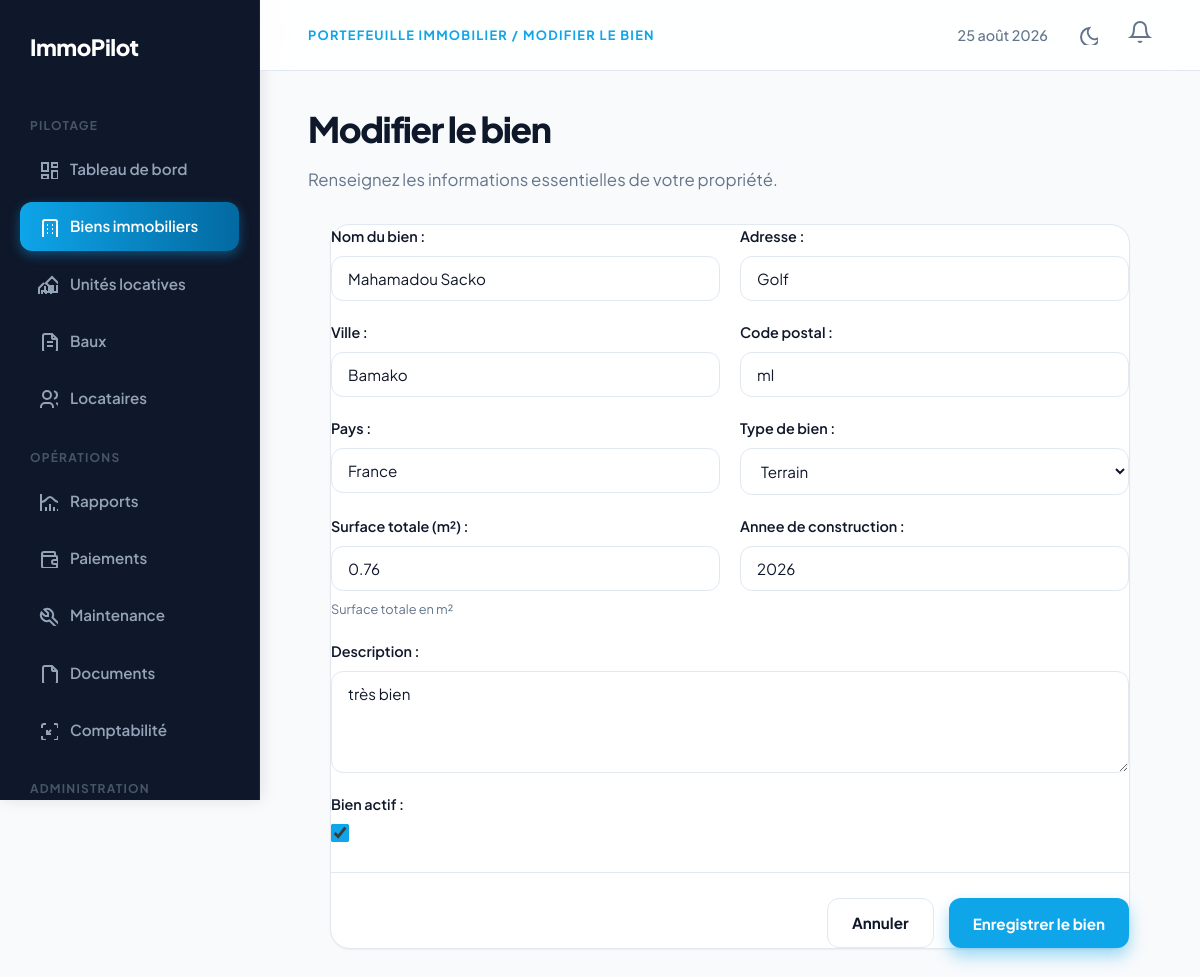
Page /biens/1/modifier/ (signed in) on the committed database.
### Comptes/models.py (models this page shows, shortened)
class SiteSettings(models.Model):
    app_name = models.CharField(max_length=100, default='ImmoPilot', verbose_name='Nom de l\'application')
    logo = models.ImageField(upload_to='settings/', null=True, blank=True, verbose_name='Logo de l\'application')
    primary_color = models.CharField(max_length=20, default='#0ea5e9', verbose_name='Couleur principale')
    class Meta:
        verbose_name = 'Paramètre du site'
        verbose_name_plural = 'Paramètres du site'
    @classmethod
    def load(cls):
        obj, created = cls.objects.get_or_create(pk=1)
        return obj

### Proprietes/models.py (models this page shows, shortened)
class Property(models.Model):
    PROPERTY_TYPE_CHOICES = [
        ('apartment', 'Appartement'),
        ('house', 'Maison'),
        ('commercial', 'Commercial'),
        ('parking', 'Parking'),
        ('land', 'Terrain'),
    ]
    owner = models.ForeignKey(
        settings.AUTH_USER_MODEL,
        on_delete=models.CASCADE,
        related_name='properties'
    )
    name = models.CharField(max_length=200, verbose_name="Nom du bien")
    address = models.CharField(max_length=255, verbose_name="Adresse")
    city = models.CharField(max_length=100, verbose_name="Ville")
    postal_code = models.CharField(max_length=20, verbose_name="Code postal")
    country = models.CharField(max_length=100, default='France', verbose_name="Pays")
    property_type = models.CharField(max_length=20, choices=PROPERTY_TYPE_CHOICES, verbose_name="Type de bien")
    total_area = models.DecimalField(max_digits=8, decimal_places=2, help_text="Surface totale en m²", verbose_name="Surface totale")
    year_built = models.IntegerField(null=True, blank=True, verbose_name="Année de construction")
    description = models.TextField(blank=True, verbose_name="Description")
    is_active = models.BooleanField(default=True, verbose_name="Actif")
    created_at = models.DateTimeField(auto_now_add=True, verbose_name="Créé le")
    updated_at = models.DateTimeField(auto_now=True, verbose_name="Mis à jour le")
    class Meta:
        db_table = 'properties_property'
        ordering = ['-created_at']
        indexes = [
            models.Index(fields=['city', 'postal_code']),
            models.Index(fields=['owner', 'is_active']),
        ]

### Proprietes/views.py (the view)
# urls.py: path('<int:pk>/modifier/', views.property_update, name='property_update'),
@login_required
def property_update(request, pk):
	property = get_object_or_404(Property, pk=pk, owner=request.user)
	form = PropertyForm(request.POST or None, instance=property)
	if request.method == 'POST' and form.is_valid():
		form.save()
		messages.success(request, 'Les informations du bien ont ete mises a jour.')
		return redirect('property_list')
	return render(request, 'properties/property_form.html', {'form': form, 'page_title': 'Modifier le bien', 'property': property})

### Comptes/context_processors.py (called while the page is built)
def notifications(request):
    if request.user.is_authenticated:
        unread_notifications = Notification.objects.filter(user=request.user, is_read=False)
        return {'unread_notifications': unread_notifications, 'unread_notifications_count': unread_notifications.count()}
    return {'unread_notifications': [], 'unread_notifications_count': 0}

def site_settings_processor(request):
    return {
        'site_settings': SiteSettings.load()
    }

### templates/properties/property_form.html (shortened to what this page needs)
{% extends "base.html" %}
{% block eyebrow %}Portefeuille immobilier / {{ page_title }}{% endblock %}
{% block content %}
<h1>{{ page_title }}</h1>
<p class="intro">Renseignez les informations essentielles de votre propriété.</p>
<form class="form-panel" method="post">{% csrf_token %}
<div class="form-grid">
{% for field in form %}<div class="field{% if field.name == 'description' %} full{% endif %}">{{ field.label_tag }}{{ field }}{% if field.help_text %}<span class="help">{{ field.help_text }}</span>{% endif %}{{ field.errors }}</div>{% endfor %}
</div>
<div class="form-actions"><a class="button" href="{% url 'property_list' %}">Annuler</a><button class="button primary" type="submit">Enregistrer le bien</button></div>
</form>
{% endblock %}

### templates/includes/sidebar.html (shortened to what this page needs)
<aside class="app-sidebar">
<a class="side-brand" href="{% url 'dashboard' %}">
  {{ site_settings.app_name }}
</a>
<div class="side-label">Pilotage</div>
<nav>
<a class="{% if request.resolver_match.url_name == 'dashboard' %}active{% endif %}" href="{% url 'dashboard' %}">
  <svg width="20" height="20" fill="none" stroke="currentColor" stroke-width="2"><path d="M4 4h6v8H4z"></path><path d="M4 16h6v4H4z"></path><path d="M14 12h6v8h-6z"></path><path d="M14 4h6v4h-6z"></path></svg>
  Tableau de bord
</a>
<a class="{% if '/biens/unites' not in request.path and '/biens/' in request.path %}active{% endif %}" href="{% url 'property_list' %}">
  Biens immobiliers
</a>
<a class="{% if '/biens/unites' in request.path %}active{% endif %}" href="{% url 'unit_list' %}">
  <svg width="20" height="20" fill="none" stroke="currentColor" stroke-width="2"><path d="M8 9l5 5v7h-5v-4H4v4H1v-7l5 -5m1 1l7 -7l9 9h-4v6h-4v-6h-4v6h-4v-6"></path></svg>
  Unités locatives
</a>
<a class="{% if '/baux/' in request.path %}active{% endif %}" href="{% url 'lease_list' %}">
  <svg width="20" height="20" fill="none" stroke="currentColor" stroke-width="2"><path d="M14 3v4a1 1 0 0 0 1 1h4"></path><path d="M17 21h-10a2 2 0 0 1 -2 -2v-14a2 2 0 0 1 2 -2h7l5 5v11a2 2 0 0 1 -2 2z"></path><path d="M9 15h6"></path><path d="M9 11h6"></path></svg>
  Baux
</a>
<a class="{% if '/baux/crm/' in request.path %}active{% endif %}" href="{% url 'tenant_crm' %}">
  <svg width="20" height="20" fill="none" stroke="currentColor" stroke-width="2"><path d="M9 7m-4 0a4 4 0 1 0 8 0a4 4 0 1 0 -8 0"></path><path d="M3 21v-2a4 4 0 0 1 4 -4h4a4 4 0 0 1 4 4v2"></path><path d="M16 3.13a4 4 0 0 1 0 7.75"></path><path d="M21 21v-2a4 4 0 0 0 -3 -3.85"></path></svg>
  Locataires
</a>
</nav>
<div class="side-label">Opérations</div>
<nav>
<a class="{% if '/rapports/' in request.path %}active{% endif %}" href="{% url 'business_report' %}">
  <svg width="20" height="20" fill="none" stroke="currentColor" stroke-width="2"><path d="M3 3v18h18"></path><path d="M20 18v3"></path><path d="M16 16v5"></path><path d="M12 13v8"></path><path d="M8 16v5"></path><path d="M3 11c6 0 5 -5 9 -5s3 5 9 5"></path></svg>
  Rapports
</a>
<a class="{% if '/paiements/' in request.path %}active{% endif %}" href="{% url 'payment_list' %}">
  <svg width="20" height="20" fill="none" stroke="currentColor" stroke-width="2"><path d="M17 8v-3a1 1 0 0 0 -1 -1h-10a2 2 0 0 0 0 4h12a1 1 0 0 1 1 1v3m0 4v3a1 1 0 0 1 -1 1h-12a2 2 0 0 1 -2 -2v-12"></path><path d="M20 12v4h-4a2 2 0 0 1 0 -4h4"></path></svg>
  Paiements
</a>
<a class="{% if '/maintenance/' in request.path %}active{% endif %}" href="{% url 'maintenance_list' %}">
  <svg width="20" height="20" fill="none" stroke="currentColor" stroke-width="2"><path d="M7 10h3v-3l-3.5 -3.5a6 6 0 0 1 8 8l6 6a2 2 0 0 1 -3 3l-6 -6a6 6 0 0 1 -8 -8l3.5 3.5"></path></svg>
  Maintenance
</a>
<a class="{% if '/documents/' in request.path %}active{% endif %}" href="{% url 'document_list' %}">
  <svg width="20" height="20" fill="none" stroke="currentColor" stroke-width="2"><path d="M14 3v4a1 1 0 0 0 1 1h4"></path><path d="M17 21h-10a2 2 0 0 1 -2 -2v-14a2 2 0 0 1 2 -2h7l5 5v11a2 2 0 0 1 -2 2z"></path></svg>
  Documents
</a>
<a class="{% if '/comptabilite/' in request.path %}active{% endif %}" href="{% url 'transaction_list' %}">
  <svg width="20" height="20" fill="none" stroke="currentColor" stroke-width="2"><path d="M4 8v-2a2 2 0 0 1 2 -2h2"></path><path d="M4 16v2a2 2 0 0 0 2 2h2"></path><path d="M16 4h2a2 2 0 0 1 2 2v2"></path><path d="M16 20h2a2 2 0 0 0 2 -2v-2"></path><path d="M9 10v4h4"></path><path d="M13 10l-4 4"></path></svg>
  Comptabilité
</a>
</nav>
{% if request.user.is_authenticated %}
  {% if request.user.role == 'admin' or request.user.role == 'owner' %}
  <div class="side-label">Administration</div>
  {% endif %}
{% endif %}
</aside>

### static/css/design_system.css (style rules this page uses)
:root { --bg-app: #f8fafc; --bg-sidebar: #0f172a; --bg-card: #ffffff; --primary: #0ea5e9; --primary-hover: #0284c7; --primary-glow: rgba(14, 165, 233, 0.4); --accent: #10b981; --accent-glow: rgba(16, 185, 129, 0.4); --danger: #ef4444; --warning: #f59e0b; --text-main: #0f172a; --text-muted: #64748b; --text-sidebar: #94a3b8; --text-sidebar-hover: #f1f5f9; --border-color: #e2e8f0; --shadow-sm: 0 1px 2px 0 rgba(0, 0, 0, 0.05); --shadow-md: 0 4px 6px -1px rgba(0, 0, 0, 0.1), 0 2px 4px -1px rgba(0, 0, 0, 0.06); --shadow-lg: 0 10px 15px -3px rgba(0, 0, 0, 0.1), 0 4px 6px -2px rgba(0, 0, 0, 0.05); --shadow-hover: 0 20px 25px -5px rgba(0, 0, 0, 0.1), 0 10px 10px -5px rgba(0, 0, 0, 0.04); --glass-bg: rgba(255, 255, 255, 0.85); --glass-border: rgba(255, 255, 255, 0.3); --font-sans: 'Plus Jakarta Sans', sans-serif; }
body, .app-sidebar, .premium-card, .panel, .stat, .metric, .card, .mini-card, .form-panel, .empty-box, header.top-header { transition: background-color 0.3s ease, border-color 0.3s ease, color 0.3s ease, box-shadow 0.3s ease; }
* { box-sizing: border-box; margin: 0; padding: 0; }
body { font-family: var(--font-sans); background: var(--bg-app); color: var(--text-main); line-height: 1.6; -webkit-font-smoothing: antialiased; }
a { color: inherit; text-decoration: none; }
aside.app-sidebar { background: var(--bg-sidebar); color: var(--text-sidebar); padding: 30px 20px; display: flex; flex-direction: column; position: sticky; top: 0; height: 100vh; overflow-y: auto; border-right: 1px solid rgba(255, 255, 255, 0.05); box-shadow: 2px 0 15px rgba(0,0,0,0.1); }
.side-brand { color: #fff; font-size: 1.4rem; font-weight: 800; letter-spacing: -0.02em; padding: 0 10px 30px; display: block; }
.side-label { color: #475569; font-size: 0.75rem; font-weight: 700; letter-spacing: 0.1em; padding: 20px 10px 10px; text-transform: uppercase; }
.app-sidebar nav { display: grid; gap: 4px; }
.app-sidebar nav a { display: flex; align-items: center; gap: 12px; padding: 12px 18px; color: var(--text-sidebar); text-decoration: none; border-radius: 12px; margin-bottom: 5px; font-weight: 600; font-size: 0.95rem; transition: all 0.2s cubic-bezier(0.4, 0, 0.2, 1); }
.app-sidebar nav a.active { background: linear-gradient(90deg, var(--primary) 0%, #0369a1 100%); color: #fff; box-shadow: 0 4px 12px var(--primary-glow); }
h1 { font-size: 2.2rem; font-weight: 800; letter-spacing: -0.04em; margin-bottom: 10px; color: var(--text-main); }
.intro { color: var(--text-muted); font-size: 1.05rem; margin-bottom: 30px; }
.premium-card, .panel, .stat, .metric, .card, .mini-card, .form-panel, .empty-box { background: var(--bg-card); border: 1px solid var(--border-color); border-radius: 20px; box-shadow: var(--shadow-sm); transition: all 0.3s cubic-bezier(0.4, 0, 0.2, 1); position: relative; }
.button, .primary, .btn { display: inline-flex; align-items: center; justify-content: center; padding: 12px 24px; border-radius: 12px; font-weight: 700; font-size: 0.95rem; transition: all 0.3s cubic-bezier(0.4, 0, 0.2, 1); cursor: pointer; border: none; font-family: inherit; }
.primary, .btn-primary { background: var(--primary); color: #fff; box-shadow: 0 8px 16px var(--primary-glow); }
.button:not(.primary):not(.btn-primary) { background: #fff; border: 1px solid var(--border-color); color: var(--text-main); }
.form-panel { max-width: 800px; margin: 0 auto; }
.form-grid { display: grid; grid-template-columns: repeat(2, 1fr); gap: 20px; }
.field { display: flex; flex-direction: column; gap: 8px; }
.field.full { grid-column: 1 / -1; }
.field label { font-size: 0.9rem; font-weight: 600; color: var(--text-main); }
.field-input, input[type="text"], input[type="email"], input[type="password"], select, textarea { padding: 12px 16px; border: 1px solid var(--border-color); border-radius: 12px; font-family: inherit; font-size: 0.95rem; background: var(--bg-card); color: var(--text-main); transition: all 0.2s; }
.field-checkbox { width: 18px; height: 18px; accent-color: var(--primary); }
.help { color: var(--text-muted); font-size: 0.8rem; }
.form-actions { border-top: 1px solid var(--border-color); display: flex; gap: 15px; justify-content: flex-end; margin-top: 30px; padding-top: 25px; }

### rows in the picture
SiteSettings: app_name "ImmoPilot"
Property: form "Mahamadou Sacko" "Golf" "Bamako" "ml" "France" "Terrain" "0.76" "2026" "très bien" "☑"

### other values in the picture
{{ page_title }} "MODIFIER LE BIEN"
{{ page_title }} "Modifier le bien"
{{ field.label_tag }} "Nom du bien :" "Adresse :" "Ville :" "Code postal :" "Pays :" "Type de bien :" "Surface totale (m²) :" "Annee de construction :" "Description :" "Bien actif :"
{{ field.help_text }} "Surface totale en m²"
